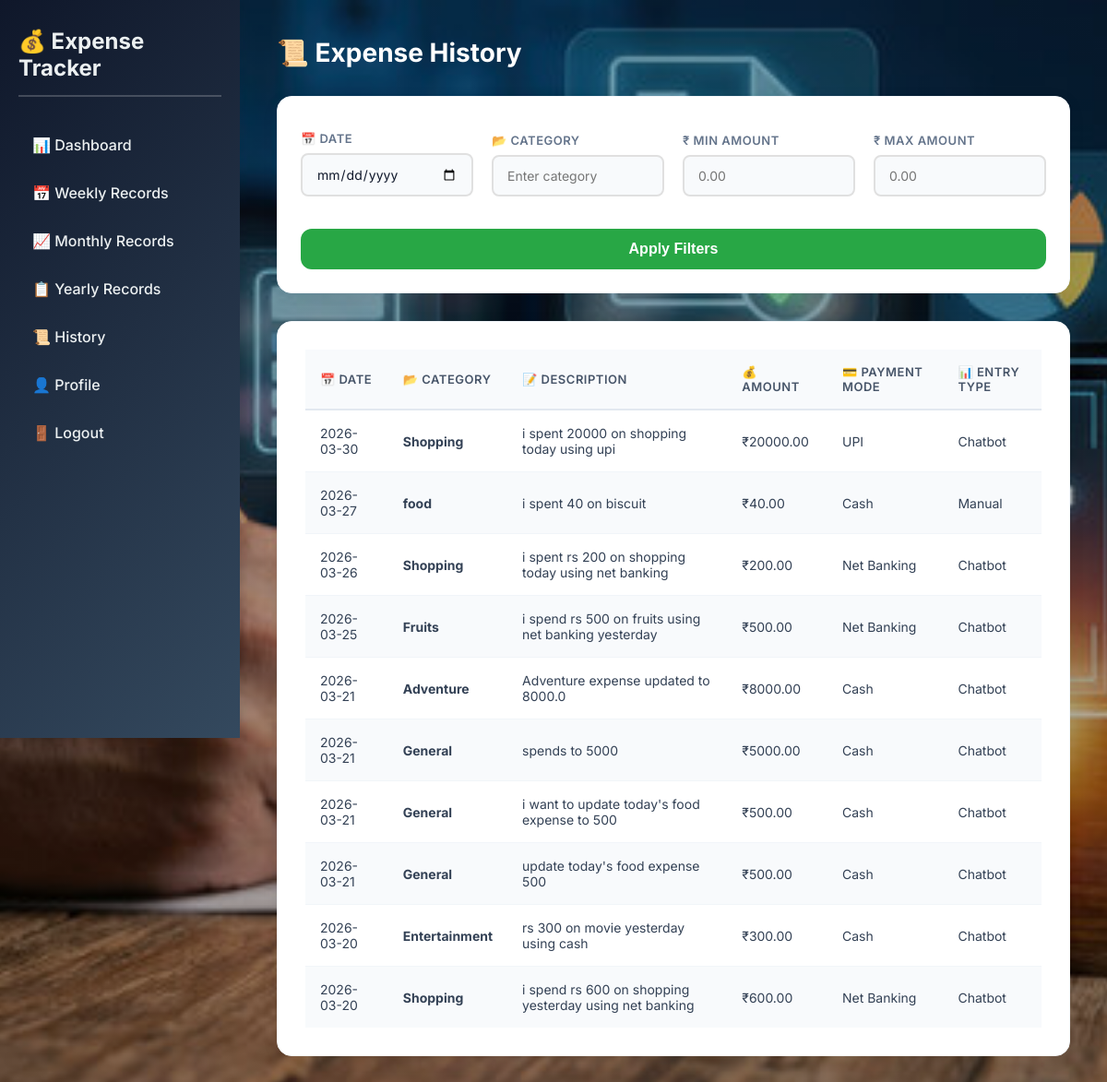
/history (signed in), run on an earlier commit of the app's database.
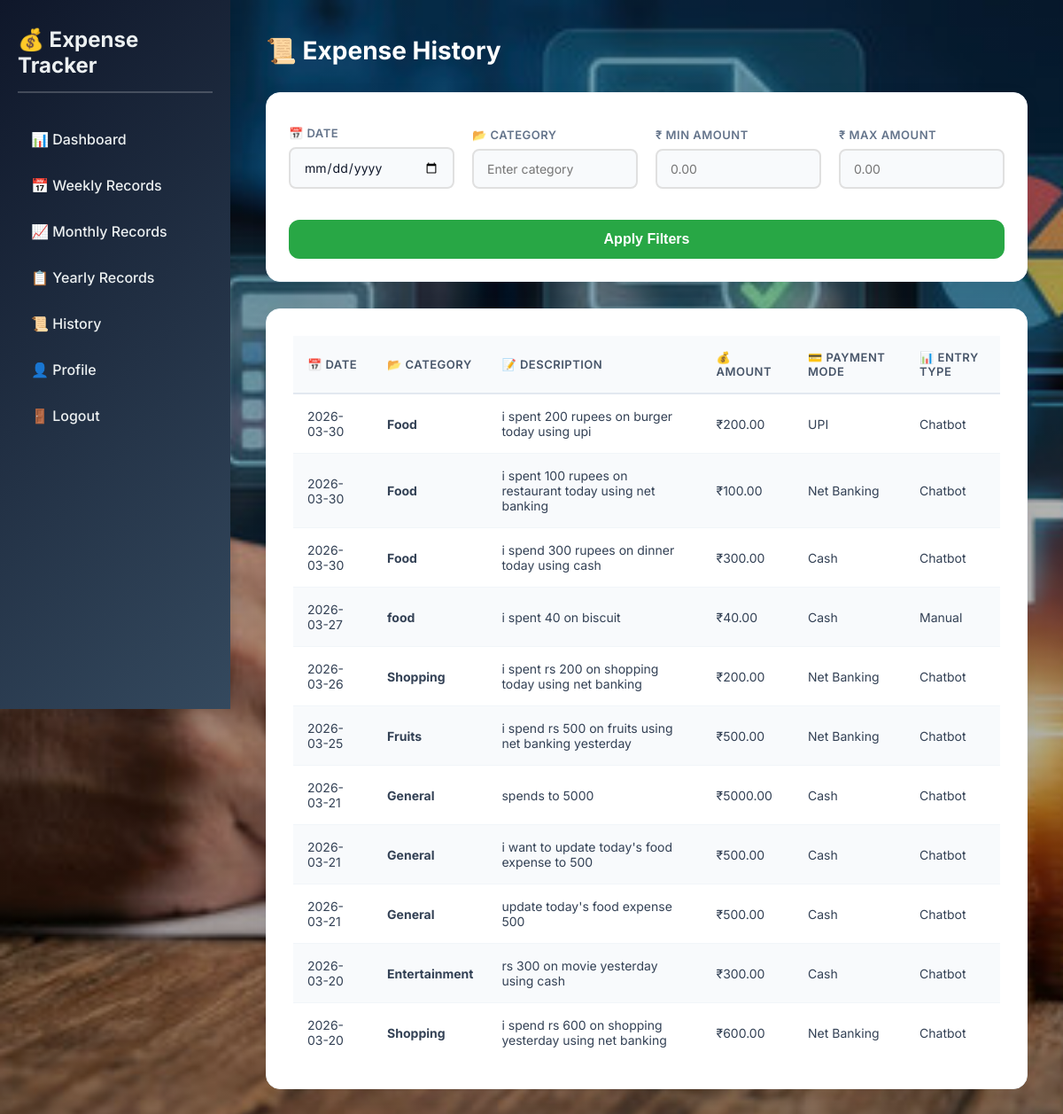
And on a later commit of the database.
### tables this page shows
CREATE TABLE expenses (
            id INTEGER PRIMARY KEY AUTOINCREMENT,
            user_id INTEGER NOT NULL,
            date TEXT NOT NULL,
            category TEXT NOT NULL,
            description TEXT NOT NULL,
            amount REAL NOT NULL,
            payment_mode TEXT NOT NULL,
            entry_type TEXT NOT NULL,
            FOREIGN KEY (user_id) REFERENCES users (id)
        );

### app.py (the view)
    def wrap(*args, **kwargs):
        if 'user_id' not in session:
            return redirect(url_for('login'))
        return f(*args, **kwargs)

### app.py (called while the page is built)
def get_db():
    db = sqlite3.connect('expense_tracker.db')
    db.row_factory = sqlite3.Row
    return db

def login_required(f):
    def wrap(*args, **kwargs):
        if 'user_id' not in session:
            return redirect(url_for('login'))
        return f(*args, **kwargs)
    wrap.__name__ = f.__name__
    return wrap

def get_user_expenses(user_id, start_date=None, end_date=None):
    db = get_db()
    query = 'SELECT * FROM expenses WHERE user_id = ?'
    params = [user_id]
    if start_date and end_date:
        query += ' AND date BETWEEN ? AND ?'
        params.extend([start_date, end_date])
    query += ' ORDER BY date DESC'
    return db.execute(query, params).fetchall()

@app.route('/history')
@login_required
def history():
    user_id = session['user_id']
    expenses = get_user_expenses(user_id)
    return render_template('history.html', expenses=expenses)

### templates/history.html (shortened to what this page needs)
<!DOCTYPE html>
<html lang="en">
<head>
    <link rel="stylesheet" href="{{ url_for('static', filename='css/style.css') }}">
</head>
<body class="history-page">
    <div class="dashboard">
        <div class="sidebar">
            <h2>💰 Expense Tracker</h2>
            <ul>
                <li><a href="{{ url_for('dashboard') }}">📊 Dashboard</a></li>
                <li><a href="{{ url_for('weekly_records') }}">📅 Weekly Records</a></li>
                <li><a href="{{ url_for('records') }}">📈 Monthly Records</a></li>
                <li><a href="{{ url_for('yearly_records') }}">📋 Yearly Records</a></li>
                <li><a href="{{ url_for('history') }}">📜 History</a></li>
                <li><a href="{{ url_for('profile') }}">👤 Profile</a></li>
                <li><a href="{{ url_for('logout') }}">🚪 Logout</a></li>
            </ul>
        </div>
        <div class="main-content">
            <h1 style="color: white;">📜 Expense History</h1>
            <div class="filter-card">
                <div class="filter-group">
                    <label for="dateFilter">📅 Date</label>
                    <input type="date" id="dateFilter" class="modern-input">
                </div>
                <div class="filter-group">
                    <label for="categoryFilter">📂 Category</label>
                    <input type="text" id="categoryFilter" placeholder="Enter category" class="modern-input">
                </div>
                <div class="filter-group">
                    <label for="amountMin">₹ Min Amount</label>
                    <input type="number" id="amountMin" step="0.01" placeholder="0.00" class="modern-input">
                </div>
                <div class="filter-group">
                    <label for="amountMax">₹ Max Amount</label>
                    <input type="number" id="amountMax" step="0.01" placeholder="0.00" class="modern-input">
                </div>
                <div class="filter-action">
                    <button class="btn btn-filter" onclick="applyFilters()">Apply Filters</button>
                </div>
            </div>
            <div class="expense-table table-card">
                <table>
                    <thead>
                        <tr>
                            <th>📅 Date</th>
                            <th>📂 Category</th>
                            <th>📝 Description</th>
                            <th>💰 Amount</th>
                            <th>💳 Payment Mode</th>
                            <th>📊 Entry Type</th>
                        </tr>
                    </thead>
                    <tbody id="expenseTableBody">
                        {% for expense in expenses %}
                        <tr>
                            <td>{{ expense.date }}</td>
                            <td><strong>{{ expense.category }}</strong></td>
                            <td>{{ expense.description }}</td>
                            <td>₹{{ "%.2f"|format(expense.amount) }}</td>
                            <td>{{ expense.payment_mode }}</td>
                            <td>{{ expense.entry_type }}</td>
                        </tr>
                        {% endfor %}
                    </tbody>
                </table>
            </div>
        </div>
    </div>
</body>
</html>

What changed in the data, as far as the page shows it:
removed expenses: date "2026-03-30", category "Shopping", description "i spent 20000 on shopping today using upi", amount "20000.00", payment_mode "UPI", entry_type "Chatbot"
removed expenses: date "2026-03-21", category "Adventure", description "Adventure expense updated to 8000.0", amount "8000.00", payment_mode "Cash", entry_type "Chatbot"
added expenses: date "2026-03-30", category "Food", description "i spent 200 rupees on burger today using upi", amount "200.00", payment_mode "UPI", entry_type "Chatbot"
added expenses: date "2026-03-30", category "Food", description "i spent 100 rupees on restaurant today using net banking", amount "100.00", payment_mode "Net Banking", entry_type "Chatbot"
added expenses: date "2026-03-30", category "Food", description "i spend 300 rupees on dinner today using cash", amount "300.00", payment_mode "Cash", entry_type "Chatbot"
